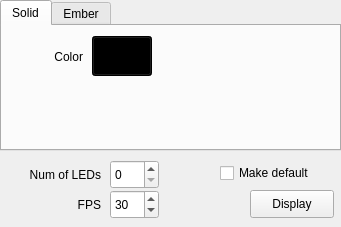
<?xml version="1.0" encoding="UTF-8"?>
<ui version="4.0">
 <class>Form</class>
 <widget class="QWidget" name="Form">
  <property name="geometry">
   <rect>
    <x>0</x>
    <y>0</y>
    <width>341</width>
    <height>227</height>
   </rect>
  </property>
  <property name="windowTitle">
   <string>Bias Lighting</string>
  </property>
  <widget class="QPushButton" name="btn_display">
   <property name="geometry">
    <rect>
     <x>250</x>
     <y>190</y>
     <width>84</width>
     <height>28</height>
    </rect>
   </property>
   <property name="text">
    <string>Display</string>
   </property>
  </widget>
  <widget class="QTabWidget" name="tabs_ani">
   <property name="geometry">
    <rect>
     <x>0</x>
     <y>0</y>
     <width>341</width>
     <height>151</height>
    </rect>
   </property>
   <property name="autoFillBackground">
    <bool>false</bool>
   </property>
   <property name="currentIndex">
    <number>0</number>
   </property>
   <widget class="QWidget" name="tab_solid">
    <attribute name="title">
     <string>Solid</string>
    </attribute>
    <widget class="QLabel" name="lbl_solid_color">
     <property name="geometry">
      <rect>
       <x>10</x>
       <y>20</y>
       <width>71</width>
       <height>21</height>
      </rect>
     </property>
     <property name="text">
      <string>Color</string>
     </property>
     <property name="scaledContents">
      <bool>false</bool>
     </property>
     <property name="alignment">
      <set>Qt::AlignRight|Qt::AlignTrailing|Qt::AlignVCenter</set>
     </property>
    </widget>
    <widget class="QPushButton" name="btn_solid_color">
     <property name="geometry">
      <rect>
       <x>90</x>
       <y>10</y>
       <width>60</width>
       <height>40</height>
      </rect>
     </property>
     <property name="autoFillBackground">
      <bool>false</bool>
     </property>
     <property name="styleSheet">
      <string notr="true">background-color: qlineargradient(spread:pad, x1:0, y1:0, x2:0, y2:1, stop:0 rgba(255, 255, 255, 255));
background-color: rgb(0, 0, 0);</string>
     </property>
     <property name="text">
      <string/>
     </property>
     <property name="color" stdset="0">
      <color>
       <red>0</red>
       <green>0</green>
       <blue>0</blue>
      </color>
     </property>
    </widget>
   </widget>
   <widget class="QWidget" name="tab_ember">
    <attribute name="title">
     <string>Ember</string>
    </attribute>
    <widget class="QPushButton" name="btn_ember_start_color">
     <property name="geometry">
      <rect>
       <x>90</x>
       <y>10</y>
       <width>60</width>
       <height>40</height>
      </rect>
     </property>
     <property name="autoFillBackground">
      <bool>false</bool>
     </property>
     <property name="styleSheet">
      <string notr="true">background-color: qlineargradient(spread:pad, x1:0, y1:0, x2:0, y2:1, stop:0 rgba(255, 255, 255, 255));
background-color: rgb(0, 0, 0);</string>
     </property>
     <property name="text">
      <string/>
     </property>
     <property name="color" stdset="0">
      <color>
       <red>0</red>
       <green>0</green>
       <blue>0</blue>
      </color>
     </property>
    </widget>
    <widget class="QLabel" name="lbl_ember_start_color">
     <property name="geometry">
      <rect>
       <x>0</x>
       <y>20</y>
       <width>81</width>
       <height>21</height>
      </rect>
     </property>
     <property name="text">
      <string>Start Color</string>
     </property>
     <property name="alignment">
      <set>Qt::AlignRight|Qt::AlignTrailing|Qt::AlignVCenter</set>
     </property>
     <property name="wordWrap">
      <bool>true</bool>
     </property>
    </widget>
    <widget class="QPushButton" name="btn_ember_end_color">
     <property name="geometry">
      <rect>
       <x>260</x>
       <y>10</y>
       <width>60</width>
       <height>40</height>
      </rect>
     </property>
     <property name="autoFillBackground">
      <bool>false</bool>
     </property>
     <property name="styleSheet">
      <string notr="true">background-color: qlineargradient(spread:pad, x1:0, y1:0, x2:0, y2:1, stop:0 rgba(255, 255, 255, 255));
background-color: rgb(0, 0, 0);</string>
     </property>
     <property name="text">
      <string/>
     </property>
     <property name="color" stdset="0">
      <color>
       <red>0</red>
       <green>0</green>
       <blue>0</blue>
      </color>
     </property>
    </widget>
    <widget class="QLabel" name="lbl_ember_end_color">
     <property name="geometry">
      <rect>
       <x>170</x>
       <y>20</y>
       <width>81</width>
       <height>21</height>
      </rect>
     </property>
     <property name="text">
      <string>End Color</string>
     </property>
     <property name="alignment">
      <set>Qt::AlignRight|Qt::AlignTrailing|Qt::AlignVCenter</set>
     </property>
     <property name="wordWrap">
      <bool>true</bool>
     </property>
    </widget>
    <widget class="QSpinBox" name="sb_ember_frames">
     <property name="geometry">
      <rect>
       <x>258</x>
       <y>70</y>
       <width>61</width>
       <height>29</height>
      </rect>
     </property>
     <property name="toolTip">
      <string>This is the number of frames to transition between one color and back</string>
     </property>
     <property name="minimum">
      <number>1</number>
     </property>
     <property name="maximum">
      <number>999</number>
     </property>
    </widget>
    <widget class="QLabel" name="lbl_ember_frames">
     <property name="geometry">
      <rect>
       <x>110</x>
       <y>70</y>
       <width>141</width>
       <height>25</height>
      </rect>
     </property>
     <property name="text">
      <string>Frames to Transition</string>
     </property>
     <property name="alignment">
      <set>Qt::AlignRight|Qt::AlignTrailing|Qt::AlignVCenter</set>
     </property>
    </widget>
   </widget>
  </widget>
  <widget class="QCheckBox" name="cb_default">
   <property name="geometry">
    <rect>
     <x>220</x>
     <y>160</y>
     <width>111</width>
     <height>26</height>
    </rect>
   </property>
   <property name="text">
    <string>Make default</string>
   </property>
  </widget>
  <widget class="QSpinBox" name="sb_num_leds">
   <property name="geometry">
    <rect>
     <x>110</x>
     <y>160</y>
     <width>49</width>
     <height>29</height>
    </rect>
   </property>
   <property name="visible">
    <bool>false</bool>
   </property>
   <property name="maximum">
    <number>999</number>
   </property>
  </widget>
  <widget class="QLabel" name="lbl_num_leds">
   <property name="geometry">
    <rect>
     <x>10</x>
     <y>165</y>
     <width>91</width>
     <height>20</height>
    </rect>
   </property>
   <property name="visible">
    <bool>false</bool>
   </property>
   <property name="text">
    <string>Num of LEDs</string>
   </property>
   <property name="alignment">
    <set>Qt::AlignRight|Qt::AlignTrailing|Qt::AlignVCenter</set>
   </property>
  </widget>
  <widget class="QLabel" name="lbl_fps">
   <property name="geometry">
    <rect>
     <x>10</x>
     <y>195</y>
     <width>91</width>
     <height>20</height>
    </rect>
   </property>
   <property name="text">
    <string>FPS</string>
   </property>
   <property name="alignment">
    <set>Qt::AlignRight|Qt::AlignTrailing|Qt::AlignVCenter</set>
   </property>
  </widget>
  <widget class="QSpinBox" name="sb_fps">
   <property name="geometry">
    <rect>
     <x>110</x>
     <y>190</y>
     <width>49</width>
     <height>29</height>
    </rect>
   </property>
   <property name="minimum">
    <number>1</number>
   </property>
   <property name="maximum">
    <number>240</number>
   </property>
   <property name="value">
    <number>30</number>
   </property>
  </widget>
 </widget>
 <resources/>
 <connections>
  <connection>
   <sender>btn_display</sender>
   <signal>clicked()</signal>
   <receiver>Form</receiver>
   <slot>send_cmd()</slot>
   <hints>
    <hint type="sourcelabel">
     <x>291</x>
     <y>203</y>
    </hint>
    <hint type="destinationlabel">
     <x>170</x>
     <y>113</y>
    </hint>
   </hints>
  </connection>
  <connection>
   <sender>btn_solid_color</sender>
   <signal>clicked()</signal>
   <receiver>Form</receiver>
   <slot>solid_set_color()</slot>
   <hints>
    <hint type="sourcelabel">
     <x>121</x>
     <y>61</y>
    </hint>
    <hint type="destinationlabel">
     <x>170</x>
     <y>113</y>
    </hint>
   </hints>
  </connection>
  <connection>
   <sender>btn_ember_start_color</sender>
   <signal>clicked()</signal>
   <receiver>Form</receiver>
   <slot>ember_set_start_color()</slot>
   <hints>
    <hint type="sourcelabel">
     <x>121</x>
     <y>61</y>
    </hint>
    <hint type="destinationlabel">
     <x>170</x>
     <y>113</y>
    </hint>
   </hints>
  </connection>
  <connection>
   <sender>btn_ember_end_color</sender>
   <signal>clicked()</signal>
   <receiver>Form</receiver>
   <slot>ember_set_end_color()</slot>
   <hints>
    <hint type="sourcelabel">
     <x>291</x>
     <y>61</y>
    </hint>
    <hint type="destinationlabel">
     <x>170</x>
     <y>113</y>
    </hint>
   </hints>
  </connection>
  <connection>
   <sender>sb_ember_frames</sender>
   <signal>valueChanged(int)</signal>
   <receiver>Form</receiver>
   <slot>ember_set_frames(int)</slot>
   <hints>
    <hint type="sourcelabel">
     <x>186</x>
     <y>116</y>
    </hint>
    <hint type="destinationlabel">
     <x>170</x>
     <y>113</y>
    </hint>
   </hints>
  </connection>
  <connection>
   <sender>tabs_ani</sender>
   <signal>tabBarClicked(int)</signal>
   <receiver>Form</receiver>
   <slot>select_ani(int)</slot>
   <hints>
    <hint type="sourcelabel">
     <x>170</x>
     <y>75</y>
    </hint>
    <hint type="destinationlabel">
     <x>170</x>
     <y>113</y>
    </hint>
   </hints>
  </connection>
  <connection>
   <sender>cb_default</sender>
   <signal>clicked(bool)</signal>
   <receiver>sb_num_leds</receiver>
   <slot>setVisible(bool)</slot>
   <hints>
    <hint type="sourcelabel">
     <x>275</x>
     <y>172</y>
    </hint>
    <hint type="destinationlabel">
     <x>134</x>
     <y>174</y>
    </hint>
   </hints>
  </connection>
  <connection>
   <sender>cb_default</sender>
   <signal>clicked(bool)</signal>
   <receiver>lbl_num_leds</receiver>
   <slot>setVisible(bool)</slot>
   <hints>
    <hint type="sourcelabel">
     <x>275</x>
     <y>172</y>
    </hint>
    <hint type="destinationlabel">
     <x>55</x>
     <y>174</y>
    </hint>
   </hints>
  </connection>
 </connections>
 <slots>
  <slot>send_cmd()</slot>
  <slot>ember_set_frames(int)</slot>
  <slot>ember_set_start_color()</slot>
  <slot>ember_set_end_color()</slot>
  <slot>solid_set_color()</slot>
  <slot>select_ani(int)</slot>
 </slots>
</ui>
